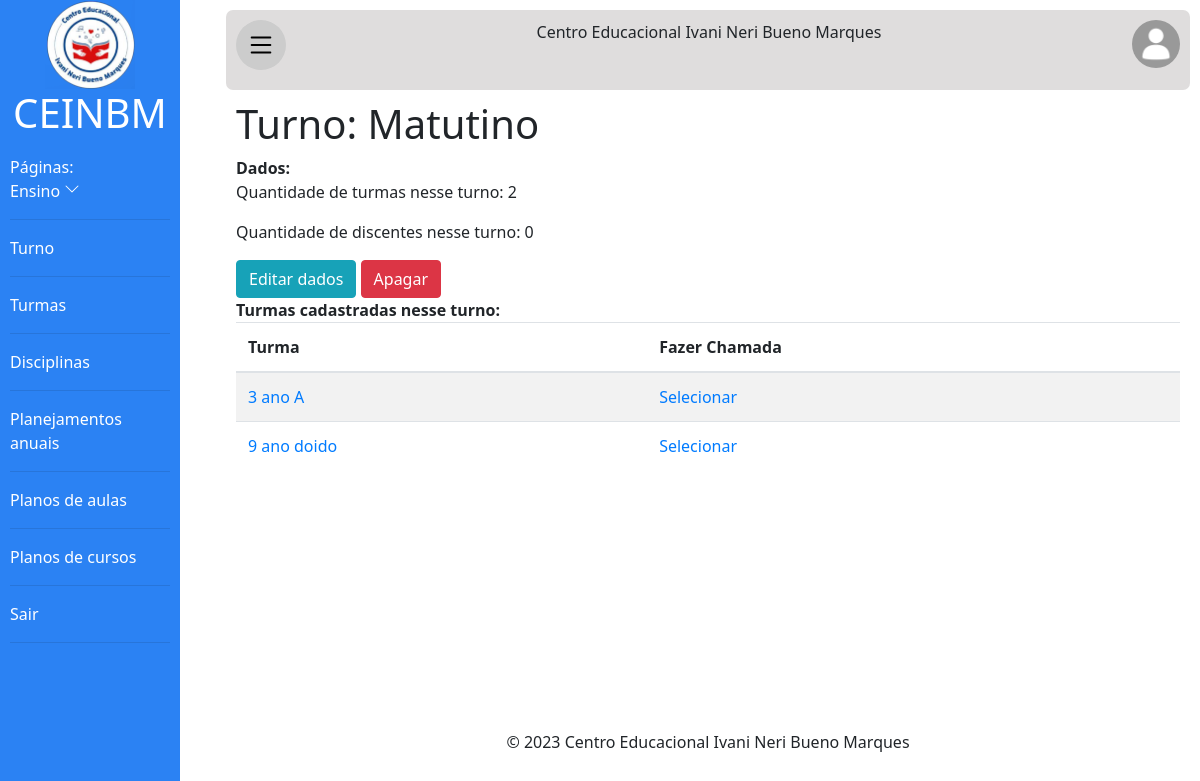
Page /ceinbm/detalhes/Turno/1 (signed in) on the committed database.
### principal/models.py (models this page shows, shortened)
class Turno(models.Model):
    nome = models.CharField(max_length=30)

class Turma(models.Model):
    nome = models.CharField(max_length=50, verbose_name='Nome da Turma')
    turno = models.ForeignKey(
        Turno, on_delete=models.SET_NULL,null=True, related_name='turmas')

### detalhes/views.py (the view)
# urls.py: path('Turno/<int:id>',views.detalhes_turno,name='detalhes_turno'),
@login_required(login_url='login')
@has_permission_decorator(permission_name='ver_turno')
def detalhes_turno(request, id):
    turno = get_object_or_404(Turno, pk=id)
    turmas = Turma.objects.filter(turno=turno).order_by('nome')
    num_turmas = turmas.count()
    num_discentes = 0
    for turma in turmas:
        num_discentes += Discente.objects.filter(turma=turma).count()
    return render(request, 'detalhes_turno.html', {'turno': turno, 'turmas': turmas, 'num_turmas': num_turmas, 'num_discentes': num_discentes})

### detalhes/templates/detalhes_turno.html (shortened to what this page needs)
{% extends 'baseoficial.html' %}
{% load static %}
{% load bootstrap4 %}
{% block section %}
<h1>Turno: {{turno.nome}}</h1>
<div>
    <div>
        <div>
            <strong>Dados:</strong>
            <p>Quantidade de turmas nesse turno: {{num_turmas}}</p>
            <p>Quantidade de discentes nesse turno: {{num_discentes}}</p>
        </div>
        {% if perms.auth.modificar_turno %}
        <div>
            <a class="btn btn-info" href="{% url 'edt_turno' turno.id %}">Editar dados</a>
            {% if perms.auth.apagar_turno %}
            <a class="btn btn-danger" href="{% url 'del_turno' turno.id %}">Apagar</a>
            {% endif %}
        </div>
        {% endif %}
        <div>
            <strong>Turmas cadastradas nesse turno:</strong>
            <table class="table table-striped">
                <thead>
                    <tr>
                        <th>Turma</th>
                        {% if perms.auth.fazer_chamada %}
                        <th>Fazer Chamada</th>
                        {% endif %}
                    </tr>
                </thead>
                <tbody>
                    {% for turma in turmas %}
                    <tr>
                        <td><a href="{% url 'detalhes_turma' turma.id %}">{{turma.nome}}</a></td>
                        {% if perms.auth.fazer_chamada %}
                        <td><a href="{% url 'fazer_chamada' turma.id %}">Selecionar</a></td>
                        {% endif %}
                    </tr>
                    {% endfor %}
                </tbody>
            </table>
        </div>
    </div>
    <br>
    {% endblock %}

### templates/static/css/principal.css (style rules this page uses)
* { margin: 0; padding: 0; font-family: 'Segoe UI', Tahoma, Geneva, Verdana, sans-serif; }
body { background-color: rgb(240, 240, 240); min-width: 300px; }

### rows in the picture
Turno: nome "Matutino"
Turma: nome "3 ano A"
Turma: nome "9 ano doido"

### other values in the picture
{{ num_turmas }} "2"
{{ num_discentes }} "0"
